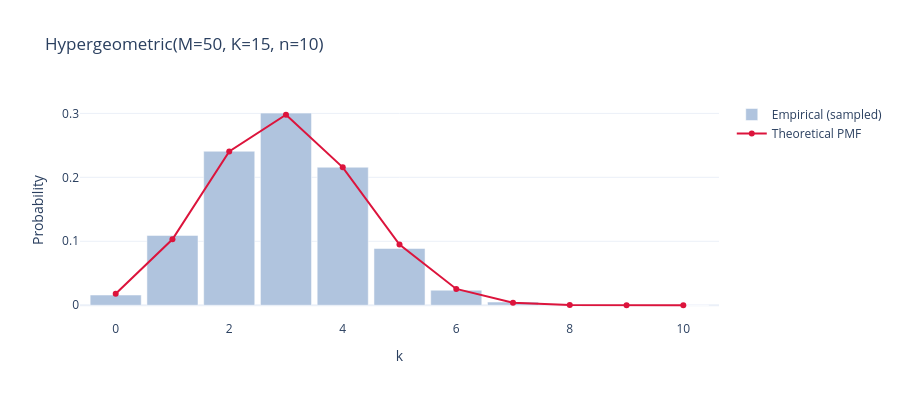
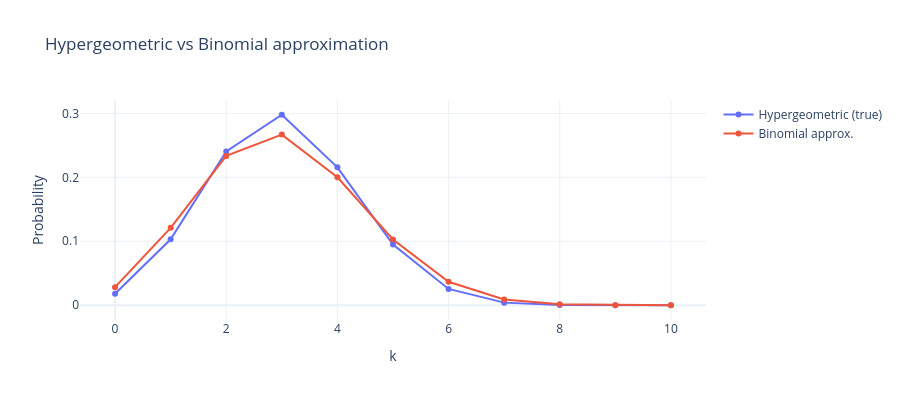

Notebook code for these charts, in order:
### Markdown cell above
### §2.2 Hypergeometric — "Binomial without replacement"

**Parameters**: `M` (population size), `K` (number of successes in population), `n` (number of draws).
**Use when**: you're sampling from a finite pool and *not* putting items back.

The trials are no longer independent — each draw shifts the odds for the next. As `M → ∞`, Hypergeometric converges to Binomial.

**ML connection** → less common in standard models, but critical for **finite-population sampling** problems: quality control on a fixed-size batch, audit sampling, feature subset selection theory.

**Real example**: a batch of 50 chips has 15 defectives. You inspect 10. How many defectives in the sample?

### Code cell
# Population: 50 chips, 15 defective. Inspect 10.
M, K, n_draw = 50, 15, 10
samples = np.random.hypergeometric(K, M - K, n_draw, size=5000)

k = np.arange(0, n_draw + 1)
pmf = stats.hypergeom.pmf(k, M, K, n_draw)

fig = plot_discrete(samples, k, pmf, f'Hypergeometric(M={M}, K={K}, n={n_draw})')
fig.show()

# Compare against the Binomial approximation (p = K/M)
binom_pmf = stats.binom.pmf(k, n_draw, K / M)
fig2 = go.Figure()
fig2.add_scatter(x=k, y=pmf, mode='lines+markers', name='Hypergeometric (true)')
fig2.add_scatter(x=k, y=binom_pmf, mode='lines+markers', name='Binomial approx.')
fig2.update_layout(title='Hypergeometric vs Binomial approximation',
                   xaxis_title='k', yaxis_title='Probability', height=400)
fig2.show()

### Figure 1 — Plotly figure (JSON) as saved in the notebook; plotly's stock layout.template omitted (floating-point values rounded to 4 significant figures)
{"data": [{"marker": {"color": "lightsteelblue"}, "name": "Empirical (sampled)", "type": "bar", "x": [0, 1, 2, 3, 4, 5, 6, 7, 8, 9, 10], "y": [0.016, 0.1092, 0.2408, 0.3004, 0.2158, 0.0888, 0.0236, 0.005, 0.0004, 0.0, 0.0]}, {"line": {"width": 2}, "marker": {"color": "crimson"}, "mode": "lines+markers", "name": "Theoretical PMF", "type": "scatter", "x": [0, 1, 2, 3, 4, 5, 6, 7, 8, 9, 10], "y": [0.01787, 0.1031, 0.2406, 0.2979, 0.2157, 0.0949, 0.02551, 0.0041, 0.0003727, 1.705e-05, 2.923e-07]}], "layout": {"bargap": 0.1, "height": 400, "title": {"text": "Hypergeometric(M=50, K=15, n=10)"}, "xaxis": {"title": {"text": "k"}}, "yaxis": {"title": {"text": "Probability"}}}}

### Figure 2 — Plotly figure (JSON) as saved in the notebook; plotly's stock layout.template omitted (floating-point values rounded to 4 significant figures)
{"data": [{"mode": "lines+markers", "name": "Hypergeometric (true)", "type": "scatter", "x": [0, 1, 2, 3, 4, 5, 6, 7, 8, 9, 10], "y": [0.01787, 0.1031, 0.2406, 0.2979, 0.2157, 0.0949, 0.02551, 0.0041, 0.0003727, 1.705e-05, 2.923e-07]}, {"mode": "lines+markers", "name": "Binomial approx.", "type": "scatter", "x": [0, 1, 2, 3, 4, 5, 6, 7, 8, 9, 10], "y": [0.02825, 0.1211, 0.2335, 0.2668, 0.2001, 0.1029, 0.03676, 0.009002, 0.001447, 0.0001378, 5.905e-06]}], "layout": {"height": 400, "title": {"text": "Hypergeometric vs Binomial approximation"}, "xaxis": {"title": {"text": "k"}}, "yaxis": {"title": {"text": "Probability"}}}}
